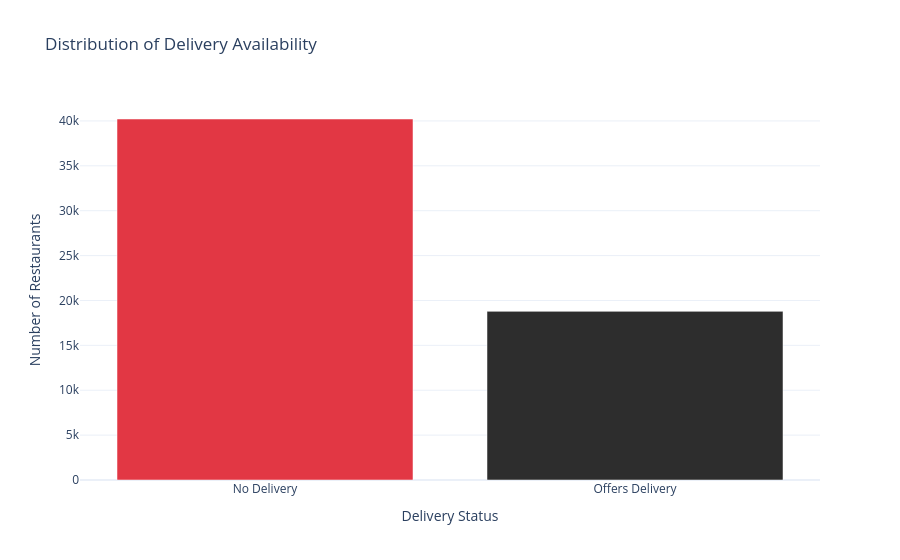

Notebook code cell kept with this figure:
### Code cell
delivery_counts = df['delivery'].value_counts().reset_index()
delivery_counts.columns = ['delivery', 'count']

delivery_counts['delivery_label'] = delivery_counts['delivery'].map({1: 'Offers Delivery', 0: 'No Delivery'})

palette = ['#E23744', '#2D2D2D']

fig = px.bar(
    delivery_counts, 
    x='delivery_label', 
    y='count', 
    color='delivery_label',
    color_discrete_sequence=palette,
    title='Distribution of Delivery Availability',
    template='plotly_white',
    labels={'delivery_label': 'Delivery Status', 'count': 'Number of Restaurants'}
)

fig.update_layout(showlegend=False)

fig.show()

### Figure 1 — Plotly figure (JSON) as saved in the notebook; plotly's stock layout.template omitted (floating-point values rounded to 4 significant figures)
{"data": [{"hovertemplate": "Delivery Status=%{x}<br>Number of Restaurants=%{y}<extra></extra>", "legendgroup": "No Delivery", "marker": {"color": "#E23744", "pattern": {"shape": ""}}, "name": "No Delivery", "orientation": "v", "showlegend": true, "textposition": "auto", "type": "bar", "x": ["No Delivery"], "xaxis": "x", "y": [40215], "yaxis": "y"}, {"hovertemplate": "Delivery Status=%{x}<br>Number of Restaurants=%{y}<extra></extra>", "legendgroup": "Offers Delivery", "marker": {"color": "#2D2D2D", "pattern": {"shape": ""}}, "name": "Offers Delivery", "orientation": "v", "showlegend": true, "textposition": "auto", "type": "bar", "x": ["Offers Delivery"], "xaxis": "x", "y": [18786], "yaxis": "y"}], "layout": {"barmode": "relative", "legend": {"title": {"text": "Delivery Status"}, "tracegroupgap": 0}, "showlegend": false, "title": {"text": "Distribution of Delivery Availability"}, "xaxis": {"anchor": "y", "categoryarray": ["No Delivery", "Offers Delivery"], "categoryorder": "array", "domain": [0, 1], "title": {"text": "Delivery Status"}}, "yaxis": {"anchor": "x", "domain": [0, 1], "title": {"text": "Number of Restaurants"}}}}
